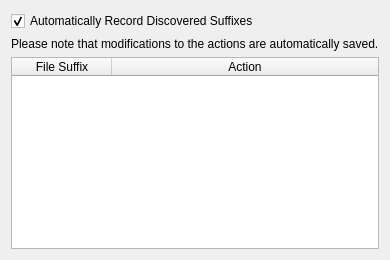
        <widget class="QWidget" name="page_2">
         <layout class="QVBoxLayout" name="verticalLayout_10">
          <item>
           <layout class="QHBoxLayout" name="horizontalLayout_66">
            <item>
             <widget class="QCheckBox" name="record_file_suffixes">
              <property name="text">
               <string>Automatically Record Discovered Suffixes</string>
              </property>
              <property name="checked">
               <bool>true</bool>
              </property>
             </widget>
            </item>
            <item>
             <spacer name="horizontalSpacer_55">
              <property name="orientation">
               <enum>Qt::Horizontal</enum>
              </property>
              <property name="sizeHint" stdset="0">
               <size>
                <width>40</width>
                <height>20</height>
               </size>
              </property>
             </spacer>
            </item>
           </layout>
          </item>
          <item>
           <widget class="QLabel" name="label_3">
            <property name="text">
             <string>Please note that modifications to the actions are automatically saved.</string>
            </property>
           </widget>
          </item>
          <item>
           <widget class="QTableWidget" name="applicationsTable">
            <property name="alternatingRowColors">
             <bool>true</bool>
            </property>
            <property name="selectionMode">
             <enum>QAbstractItemView::SingleSelection</enum>
            </property>
            <property name="selectionBehavior">
             <enum>QAbstractItemView::SelectRows</enum>
            </property>
            <property name="verticalScrollMode">
             <enum>QAbstractItemView::ScrollPerPixel</enum>
            </property>
            <property name="showGrid">
             <bool>false</bool>
            </property>
            <property name="sortingEnabled">
             <bool>true</bool>
            </property>
            <attribute name="horizontalHeaderStretchLastSection">
             <bool>true</bool>
            </attribute>
            <attribute name="verticalHeaderVisible">
             <bool>false</bool>
            </attribute>
            <column>
             <property name="text">
              <string>File Suffix</string>
             </property>
            </column>
            <column>
             <property name="text">
              <string>Action</string>
             </property>
            </column>
           </widget>
          </item>
         </layout>
        </widget>
